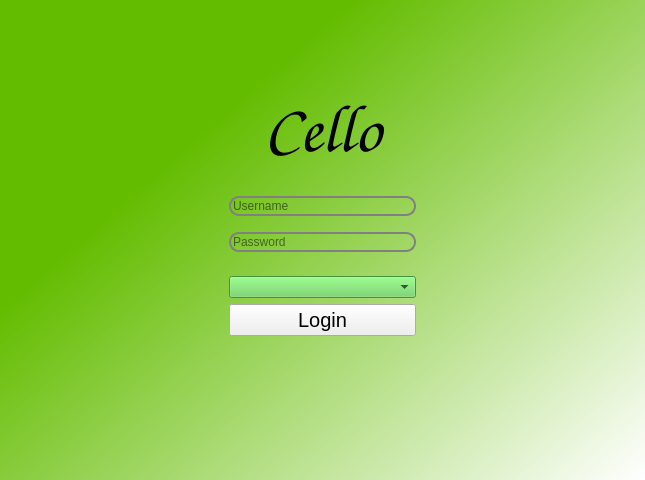
<?xml version="1.0" encoding="UTF-8"?>
<ui version="4.0">
 <class>MainWindow</class>
 <widget class="QMainWindow" name="MainWindow">
  <property name="geometry">
   <rect>
    <x>0</x>
    <y>0</y>
    <width>645</width>
    <height>480</height>
   </rect>
  </property>
  <property name="windowTitle">
   <string>MainWindow</string>
  </property>
  <property name="styleSheet">
   <string notr="true">QMainWindow#MainWindow{
	background-color: qlineargradient(spread:pad, x1:0.239, y1:0.357955, x2:1, y2:1, stop:0 rgba(99, 188, 0, 255), stop:1 rgba(255, 255, 255, 255));
}
QWidget#centralwidget{
	background-color: qlineargradient(spread:pad, x1:0.239, y1:0.357955, x2:1, y2:1, stop:0 rgba(99, 188, 0, 255), stop:1 rgba(255, 255, 255, 255));
}

QLineEdit{
border: 2px solid gray;
border-radius: 10px;
background-color:rgba(0,0,0,0);
}</string>
  </property>
  <widget class="QWidget" name="centralwidget">
   <layout class="QHBoxLayout" name="horizontalLayout">
    <item>
     <spacer name="horizontalSpacer">
      <property name="orientation">
       <enum>Qt::Horizontal</enum>
      </property>
      <property name="sizeType">
       <enum>QSizePolicy::MinimumExpanding</enum>
      </property>
      <property name="sizeHint" stdset="0">
       <size>
        <width>220</width>
        <height>20</height>
       </size>
      </property>
     </spacer>
    </item>
    <item>
     <layout class="QVBoxLayout" name="verticalLayout">
      <item>
       <spacer name="verticalSpacer_5">
        <property name="orientation">
         <enum>Qt::Vertical</enum>
        </property>
        <property name="sizeType">
         <enum>QSizePolicy::Preferred</enum>
        </property>
        <property name="sizeHint" stdset="0">
         <size>
          <width>20</width>
          <height>78</height>
         </size>
        </property>
       </spacer>
      </item>
      <item>
       <widget class="QLabel" name="label">
        <property name="font">
         <font>
          <family>Z003</family>
          <pointsize>50</pointsize>
          <weight>75</weight>
          <italic>true</italic>
          <bold>true</bold>
         </font>
        </property>
        <property name="text">
         <string>Cello</string>
        </property>
        <property name="alignment">
         <set>Qt::AlignCenter</set>
        </property>
       </widget>
      </item>
      <item>
       <spacer name="verticalSpacer">
        <property name="orientation">
         <enum>Qt::Vertical</enum>
        </property>
        <property name="sizeType">
         <enum>QSizePolicy::Preferred</enum>
        </property>
        <property name="sizeHint" stdset="0">
         <size>
          <width>20</width>
          <height>18</height>
         </size>
        </property>
       </spacer>
      </item>
      <item>
       <widget class="QLineEdit" name="usernamefield">
        <property name="placeholderText">
         <string>Username</string>
        </property>
       </widget>
      </item>
      <item>
       <spacer name="verticalSpacer_2">
        <property name="orientation">
         <enum>Qt::Vertical</enum>
        </property>
        <property name="sizeType">
         <enum>QSizePolicy::Preferred</enum>
        </property>
        <property name="sizeHint" stdset="0">
         <size>
          <width>20</width>
          <height>10</height>
         </size>
        </property>
       </spacer>
      </item>
      <item>
       <widget class="QLineEdit" name="passwordfield">
        <property name="echoMode">
         <enum>QLineEdit::Password</enum>
        </property>
        <property name="placeholderText">
         <string>Password</string>
        </property>
       </widget>
      </item>
      <item>
       <spacer name="verticalSpacer_3">
        <property name="orientation">
         <enum>Qt::Vertical</enum>
        </property>
        <property name="sizeType">
         <enum>QSizePolicy::Preferred</enum>
        </property>
        <property name="sizeHint" stdset="0">
         <size>
          <width>20</width>
          <height>18</height>
         </size>
        </property>
       </spacer>
      </item>
      <item>
       <widget class="QComboBox" name="server_cb">
        <property name="styleSheet">
         <string notr="true">background-color: rgb(100, 206, 86)</string>
        </property>
       </widget>
      </item>
      <item>
       <widget class="QPushButton" name="login">
        <property name="font">
         <font>
          <pointsize>15</pointsize>
         </font>
        </property>
        <property name="text">
         <string>Login</string>
        </property>
       </widget>
      </item>
      <item>
       <widget class="QLabel" name="errorlabel">
        <property name="text">
         <string/>
        </property>
        <property name="alignment">
         <set>Qt::AlignCenter</set>
        </property>
       </widget>
      </item>
      <item>
       <spacer name="verticalSpacer_4">
        <property name="orientation">
         <enum>Qt::Vertical</enum>
        </property>
        <property name="sizeType">
         <enum>QSizePolicy::MinimumExpanding</enum>
        </property>
        <property name="sizeHint" stdset="0">
         <size>
          <width>20</width>
          <height>98</height>
         </size>
        </property>
       </spacer>
      </item>
     </layout>
    </item>
    <item>
     <spacer name="horizontalSpacer_2">
      <property name="orientation">
       <enum>Qt::Horizontal</enum>
      </property>
      <property name="sizeType">
       <enum>QSizePolicy::MinimumExpanding</enum>
      </property>
      <property name="sizeHint" stdset="0">
       <size>
        <width>220</width>
        <height>20</height>
       </size>
      </property>
     </spacer>
    </item>
   </layout>
  </widget>
 </widget>
 <resources/>
 <connections/>
</ui>
